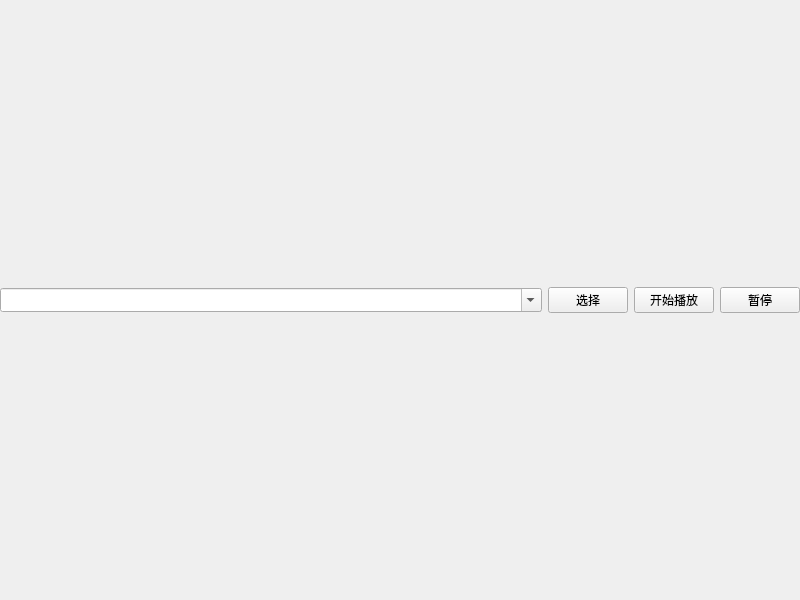
<?xml version="1.0" encoding="UTF-8"?>
<ui version="4.0">
 <class>Widget</class>
 <widget class="QWidget" name="Widget">
  <property name="geometry">
   <rect>
    <x>0</x>
    <y>0</y>
    <width>800</width>
    <height>600</height>
   </rect>
  </property>
  <property name="windowTitle">
   <string>Widget</string>
  </property>
  <layout class="QVBoxLayout" name="verticalLayout">
   <property name="leftMargin">
    <number>0</number>
   </property>
   <property name="topMargin">
    <number>0</number>
   </property>
   <property name="rightMargin">
    <number>0</number>
   </property>
   <property name="bottomMargin">
    <number>0</number>
   </property>
   <item>
    <layout class="QHBoxLayout" name="horizontalLayout">
     <item>
      <widget class="QComboBox" name="com_url">
       <property name="editable">
        <bool>true</bool>
       </property>
       <property name="insertPolicy">
        <enum>QComboBox::InsertAtBottom</enum>
       </property>
       <property name="sizeAdjustPolicy">
        <enum>QComboBox::AdjustToMinimumContentsLengthWithIcon</enum>
       </property>
       <property name="duplicatesEnabled">
        <bool>false</bool>
       </property>
      </widget>
     </item>
     <item>
      <widget class="QPushButton" name="but_file">
       <property name="sizePolicy">
        <sizepolicy hsizetype="Fixed" vsizetype="Fixed">
         <horstretch>0</horstretch>
         <verstretch>0</verstretch>
        </sizepolicy>
       </property>
       <property name="text">
        <string>选择</string>
       </property>
      </widget>
     </item>
     <item>
      <widget class="QPushButton" name="but_open">
       <property name="sizePolicy">
        <sizepolicy hsizetype="Fixed" vsizetype="Fixed">
         <horstretch>0</horstretch>
         <verstretch>0</verstretch>
        </sizepolicy>
       </property>
       <property name="text">
        <string>开始播放</string>
       </property>
      </widget>
     </item>
     <item>
      <widget class="QPushButton" name="but_pause">
       <property name="sizePolicy">
        <sizepolicy hsizetype="Fixed" vsizetype="Fixed">
         <horstretch>0</horstretch>
         <verstretch>0</verstretch>
        </sizepolicy>
       </property>
       <property name="text">
        <string>暂停</string>
       </property>
      </widget>
     </item>
    </layout>
   </item>
  </layout>
 </widget>
 <resources/>
 <connections/>
</ui>
